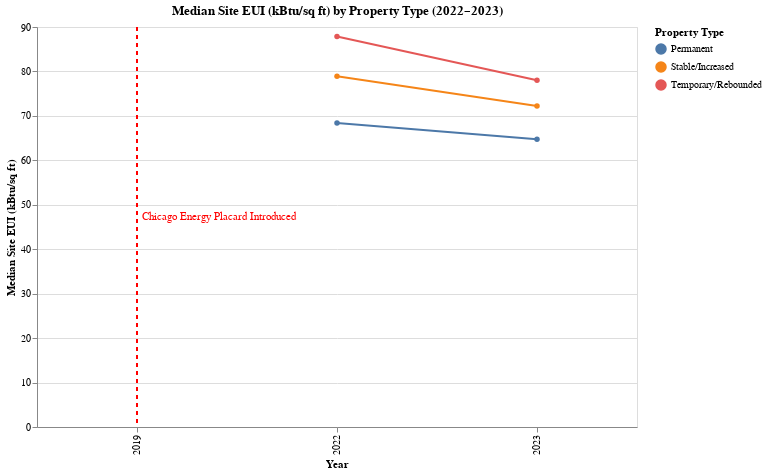

Notebook source saved alongside this figure:
### Code cell
covid_site = plot_metric_by_property(
    df=top_energy,
    metric_col="Site EUI (kBtu/sq ft)",
    property_col="COVID Impact Category",
    agg_func=pd.Series.median,
)
covid_site

### Figure 1 — Vega-Lite specification as saved in the notebook (floating-point values rounded to 4 significant figures)
{"config": {"view": {"continuousWidth": 300, "continuousHeight": 300}}, "layer": [{"data": {"name": "data-980ca5bf1f9ad3bc8f648fd389273908"}, "mark": {"type": "line", "point": true}, "encoding": {"color": {"field": "COVID Impact Category", "title": "Property Type", "type": "nominal"}, "tooltip": [{"field": "COVID Impact Category", "title": "Property Type", "type": "nominal"}, {"field": "Data Year", "title": "Year", "type": "quantitative"}, {"field": "Aggregated_Metric", "format": ".2f", "title": "Median Site EUI (kBtu/sq ft)", "type": "quantitative"}], "x": {"field": "Data Year", "sort": "ascending", "title": "Year", "type": "ordinal"}, "y": {"field": "Aggregated_Metric", "title": "Median Site EUI (kBtu/sq ft)", "type": "quantitative"}}, "name": "view_117"}, {"data": {"name": "data-0c454f3f83ff251380041a7c1dc9c76c"}, "mark": {"type": "rule", "color": "red", "size": 2, "strokeDash": [4, 4]}, "encoding": {"x": {"field": "Data Year", "type": "ordinal"}}}, {"data": {"name": "data-59d4f649ef26394b53c706eca5efd7c6"}, "mark": {"type": "text", "align": "left", "baseline": "bottom", "color": "red", "dx": 5, "dy": -5}, "encoding": {"text": {"field": "label", "type": "nominal"}, "x": {"field": "Data Year", "type": "ordinal"}}}], "height": 400, "params": [{"name": "param_72", "select": {"type": "interval", "encodings": ["x", "y"]}, "bind": "scales", "views": ["view_117"]}], "title": "Median Site EUI (kBtu/sq ft) by Property Type (2022–2023)", "width": 600, "$schema": "https://vega.github.io/schema/vega-lite/v5.20.1.json", "datasets": {"data-980ca5bf1f9ad3bc8f648fd389273908": [{"Data Year": 2022, "COVID Impact Category": "Permanent", "Aggregated_Metric": 68.4}, {"Data Year": 2022, "COVID Impact Category": "Stable/Increased", "Aggregated_Metric": 78.9}, {"Data Year": 2022, "COVID Impact Category": "Temporary/Rebounded", "Aggregated_Metric": 87.85}, {"Data Year": 2023, "COVID Impact Category": "Permanent", "Aggregated_Metric": 64.75}, {"Data Year": 2023, "COVID Impact Category": "Stable/Increased", "Aggregated_Metric": 72.25}, {"Data Year": 2023, "COVID Impact Category": "Temporary/Rebounded", "Aggregated_Metric": 78.0}], "data-0c454f3f83ff251380041a7c1dc9c76c": [{"Data Year": 2019}], "data-59d4f649ef26394b53c706eca5efd7c6": [{"Data Year": 2019, "label": "Chicago Energy Placard Introduced"}]}}
